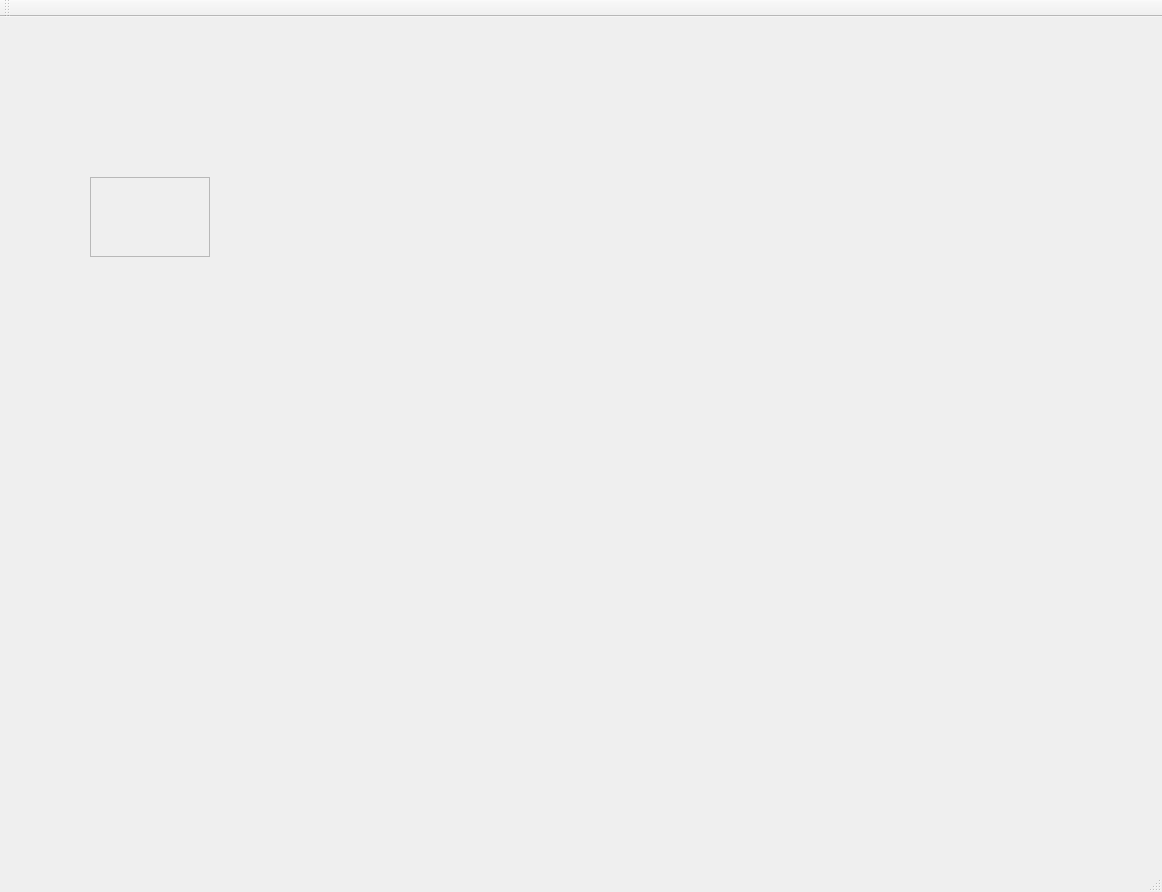
<?xml version="1.0" encoding="UTF-8"?>
<ui version="4.0">
 <class>MainWindow</class>
 <widget class="QMainWindow" name="MainWindow">
  <property name="geometry">
   <rect>
    <x>0</x>
    <y>0</y>
    <width>1162</width>
    <height>892</height>
   </rect>
  </property>
  <property name="windowTitle">
   <string>WIGTS</string>
  </property>
  <widget class="QWidget" name="centralWidget">
   <widget class="QFrame" name="frame">
    <property name="geometry">
     <rect>
      <x>90</x>
      <y>160</y>
      <width>120</width>
      <height>80</height>
     </rect>
    </property>
    <property name="frameShape">
     <enum>QFrame::StyledPanel</enum>
    </property>
    <property name="frameShadow">
     <enum>QFrame::Raised</enum>
    </property>
   </widget>
  </widget>
  <widget class="QMenuBar" name="menuBar">
   <property name="geometry">
    <rect>
     <x>0</x>
     <y>0</y>
     <width>1162</width>
     <height>21</height>
    </rect>
   </property>
  </widget>
  <widget class="QToolBar" name="mainToolBar">
   <attribute name="toolBarArea">
    <enum>TopToolBarArea</enum>
   </attribute>
   <attribute name="toolBarBreak">
    <bool>false</bool>
   </attribute>
  </widget>
  <widget class="QStatusBar" name="statusBar"/>
 </widget>
 <layoutdefault spacing="6" margin="11"/>
 <resources/>
 <connections/>
</ui>
